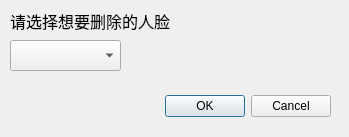
<?xml version="1.0" encoding="UTF-8"?>
<ui version="4.0">
 <class>delfaceDialog</class>
 <widget class="QDialog" name="delfaceDialog">
  <property name="geometry">
   <rect>
    <x>0</x>
    <y>0</y>
    <width>349</width>
    <height>137</height>
   </rect>
  </property>
  <property name="windowTitle">
   <string>删除人脸</string>
  </property>
  <widget class="QDialogButtonBox" name="buttonBox">
   <property name="geometry">
    <rect>
     <x>120</x>
     <y>90</y>
     <width>211</width>
     <height>32</height>
    </rect>
   </property>
   <property name="orientation">
    <enum>Qt::Horizontal</enum>
   </property>
   <property name="standardButtons">
    <set>QDialogButtonBox::Cancel|QDialogButtonBox::Ok</set>
   </property>
  </widget>
  <widget class="QComboBox" name="comboBox">
   <property name="geometry">
    <rect>
     <x>10</x>
     <y>40</y>
     <width>111</width>
     <height>31</height>
    </rect>
   </property>
   <property name="editable">
    <bool>false</bool>
   </property>
   <property name="currentIndex">
    <number>-1</number>
   </property>
   <property name="maxVisibleItems">
    <number>12</number>
   </property>
  </widget>
  <widget class="QLabel" name="label">
   <property name="geometry">
    <rect>
     <x>10</x>
     <y>10</y>
     <width>211</width>
     <height>21</height>
    </rect>
   </property>
   <property name="font">
    <font>
     <family>Adobe Heiti Std</family>
     <pointsize>12</pointsize>
    </font>
   </property>
   <property name="text">
    <string>请选择想要删除的人脸</string>
   </property>
  </widget>
 </widget>
 <resources/>
 <connections>
  <connection>
   <sender>buttonBox</sender>
   <signal>accepted()</signal>
   <receiver>delfaceDialog</receiver>
   <slot>accept()</slot>
   <hints>
    <hint type="sourcelabel">
     <x>248</x>
     <y>254</y>
    </hint>
    <hint type="destinationlabel">
     <x>157</x>
     <y>274</y>
    </hint>
   </hints>
  </connection>
  <connection>
   <sender>buttonBox</sender>
   <signal>rejected()</signal>
   <receiver>delfaceDialog</receiver>
   <slot>reject()</slot>
   <hints>
    <hint type="sourcelabel">
     <x>316</x>
     <y>260</y>
    </hint>
    <hint type="destinationlabel">
     <x>286</x>
     <y>274</y>
    </hint>
   </hints>
  </connection>
 </connections>
</ui>
